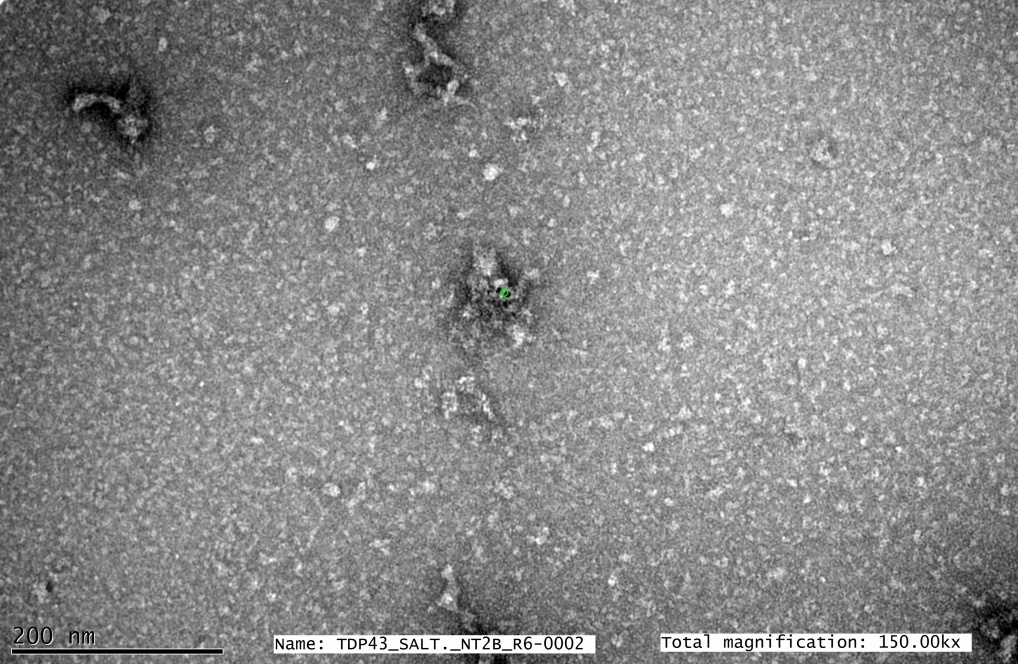
#> input picture samples/picked/0_picked.jpg, 1018 x 664 px; its folder holds only this picture in this run
$ python 4_keypoint2csv.py   (older library calls are emulated)
#> lines starting #> are read from the running program, lines starting #| are printed output that depends on the picture
### pygempick/spatialstats.py
#!/usr/bin/env python3
# -*- coding: utf-8 -*-
"""
Created on Wed May  9 18:49:45 2018

@author: joseph
"""
import pandas as pd
import numpy as np
import cv2
import scipy.misc as misc

#import pygempick module(s)
import pygempick.core as py

# [37 lines left out: functions gamma, pcf, pcf2d, not called in this run]

def record_kp(i, keypoints, data):
    '''
    i is the image number counter

    keypoints is the list of keypoints of Gold particles on image detected by Simple Blob detector.

    data is an empty pandas dataframe.

    '''
    #i is the image number
    if len(keypoints) > 0:
        #append x and y coordinates of keypoint center pixels
        n = len(keypoints) #number of particles in image
        x = np.zeros(n)
        y = np.zeros(n)

        k = 0 #k is the keypoint counter

        print(n)

        for keypoint in keypoints:
    ## save the x and y coordinates to a new array...

            x[k] = np.float(keypoint.pt[0])
            y[k] = np.float(keypoint.pt[1])

            k+=1

        df = pd.DataFrame({'x{}'.format(i): x, 'y{}'.format(i) : y})
        data = pd.concat([data,df], ignore_index=True, axis=1)
        return data, k

    else:
        return data, 0


# [60 lines left out: function bin2csv, not called in this run]

def bin2df(images):

    '''
    images is a set of images from folder using glob.glob() function,
    records the keypoint positions found in each image and outputs a pandas
    dataframe with detected keypoint centers in (x,y) pixel coordinates. S

    '''

    i = 0  #image counter
    j = 0 #total particles
    dup =0
    #------------------------
    #difine filtering paramaters
    pclap = 25 #HCLAP anchor value
    plog  = 20 #HLOG anchor value

    data = pd.DataFrame()
    #Change picking parameters per test set...
    #p = np.int(input('Center anchor of filter: '))
    minArea = np.int(input('Min Area to Detect: '))
#> the answer given: 100
    minCirc = np.float(input('Min Circularity: '))
#> the answer given: 3
    minCon = np.float(input('Min Concavity: '))
#> the answer given: 3
    minIner = np.float(input('Min Inertial Ratio: '))
#> the answer given: 3

    for image in images:

        orig_img = cv2.imread(image) ##reads specific test file
#> orig_img is the input picture: shape (664, 1018, 3); mean B, G, R 138.5, 138.5, 138.5
        output1 = py.hclap_filt(pclap, orig_img, 'no') #High Contrast Laplace Filtering!
#> in hclap_filt, `output = cv2.filter2D(image, -1, kernel)`:
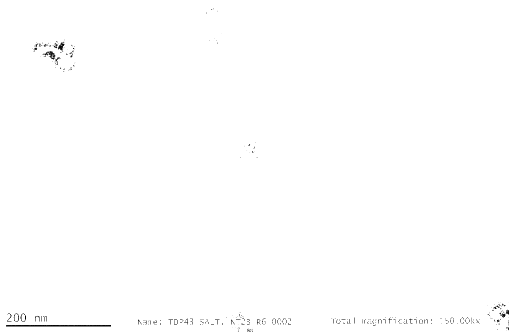
#> output: shape (664, 1018) (shown at 1/2 size); min 0, max 255, mean 254.1
        output2 = py.hlog_filt(plog, orig_img, 'no')
#> in hlog_filt, `output = cv2.filter2D(gray_img, -1, kernel)`:
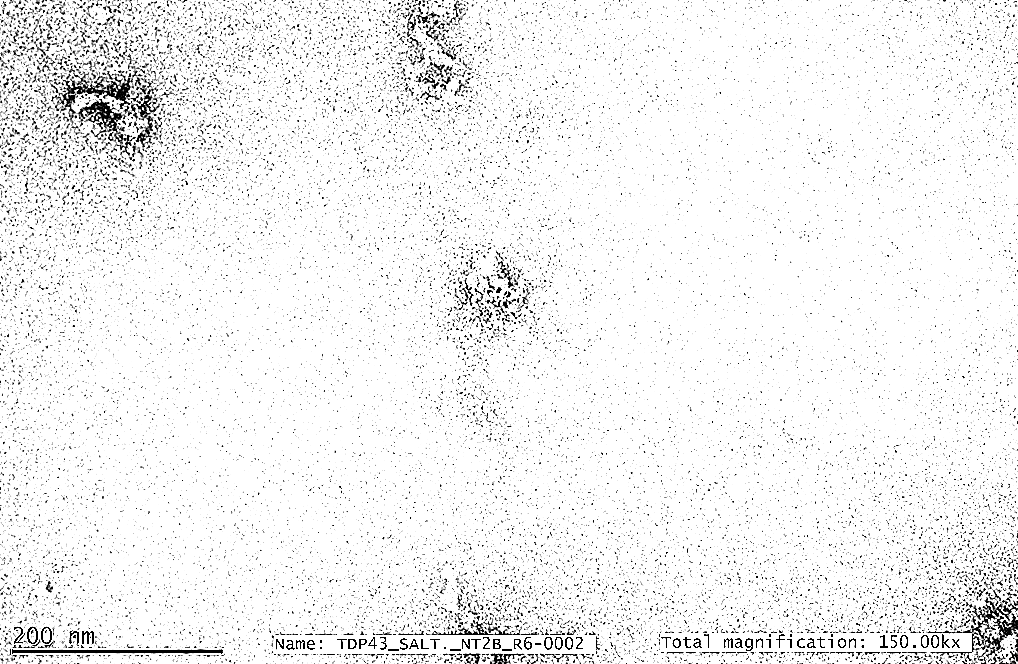
#> output: shape (664, 1018); min 0, max 255, mean 241.9

        #image, minArea, minCirc, minConv, minIner, minThres
        keypoints1 = py.pick(output1, minArea, minCirc, minCon , minIner, 0)
#> in pick, `keypoints1 = detector.detect(image)`: keypoints1 = ()
#> keypoints1 = ()
        keypoints2 = py.pick(output2, minArea, minCirc, minCon , minIner, 0)
#> keypoints2 = ()

        #this function removes duplicated detections
        keypoints1, dup1 = py.key_filt(keypoints1, keypoints2)
#> dup1 = 0

        #combine the two lists of keypoints
        keypoints = keypoints1 + keypoints2
#> keypoints = ()
        #record the subsequent keypoint centers and update the pandas dataframe
        data, k = record_kp(i,keypoints,data)
#> data = table of 0 rows and 0 columns; k = 0

        dup+=dup1 #duplicate counter
#> dup = 0
        j += k #particle counter
#> j = 0
        i+=1 #image counter

    print('{} particles in {} images with {} duplicates.'.format(j,i,dup))
#| 0 particles in 1 images with 0 duplicates.

    return data, j #returns data as df and total particles accounted...

# [117 lines left out: functions csv2pcf, keypoints2pcf, not called in this run]

### pygempick/core.py
"""
Created on Wed May  9 15:06:15 2018

@author: Joseph Marsilla
@email: joseph.marsilla@mail.utoronto.ca

"""
import numpy as np
import cv2

# [53 lines left out: functions file2compress, img2compress, back_eq, not called in this run]


##define the filter of the scaled 3x3 laplacian kernel...(High Contract LPF)
def hclap_filt(p,image, noise):

    '''
    New High Contrast Laplace Filter. Takes even and odd scaling parameters 5+, input is
    regular py.compress image output, if noise == 'yes' will add median blur after filter applied.

    '''

    image = cv2.cvtColor(image, cv2.COLOR_RGB2GRAY)

    kernel = np.array([[0,-1,0], [-1,p,-1], [0,-1,0]])

    output = cv2.filter2D(image, -1, kernel)

    if noise == 'yes':

        output = cv2.medianBlur(output,9)

    return output


def hlog_filt(p, image, noise):

    '''
    New High-Contrast Laplace of Gaussian Filter. Takes odd and even scaling #
    parameters 18+ , input image is regular py.compress image output,
    if noise == 'yes' will add median blur after filter applied.

    '''

    gray_img = cv2.cvtColor(image, cv2.COLOR_RGB2GRAY)

    kernel = np.array([[0,0,-1,0,0],[0,-1,-2,-1,0],[-1,-2,p,-2,-1],[0,-1,-2,-1,0],[0,0,-1,0,0]])

    output = cv2.filter2D(gray_img, -1, kernel)

    if noise == 'yes':

        output = cv2.medianBlur(output,9)

    return output


##define difference of Gaussian Filter as used w/ SIFT method...(Lowe,2004)
# [44 lines left out: functions dog_filt, bin_filt, not called in this run]


def pick(image, minAREA, minCIRC, minCONV, minINER, minTHRESH):
    '''
    image = resulting binary image from filter, minArea = lowest area in pixels
    of gold particle (20 px**2), lowest circularity of gold particle [.78 is square],
    minConv = lowest convextivity parameter (is there a space between detected
    particle - optimization with this parameter can help us differentiate between
    overlapping particles, minINER = minimum inertial ratio (filters particle
    based on their eliptical properties).

    Detects immunogold particles on filtered binary image by optimizing picking
    across 4 main paramaters using OpenCv's simple blob detector.

    Have to optimize for each set separately on a per class or per trial basis.

    '''
    # Set up the SimpleBlobdetector with default parameters.
    params = cv2.SimpleBlobDetector_Params()

    if minAREA > 0:
        # Filter by Area.
        params.filterByArea = True
        params.minArea = minAREA

    if minCIRC > 0:
        # Filter by Circularity
        params.filterByCircularity = True
        params.minCircularity = minCIRC

    if minCONV > 0:
        # Filter by Convexity
        params.filterByConvexity = True
        params.minConvexity = minCONV

    if minINER > 0:
        #  Filter by Inertia - fix this by theory (what does gold particle look like?)
        params.filterByInertia =True
        params.minInertiaRatio = minINER

    if minTHRESH > 0:
        # Change thresholds
        params.minThreshold = 0;
        params.maxThreshold = minTHRESH;

    else:
         params.maxThreshold = 255;

    detector = cv2.SimpleBlobDetector_create(params)

    keypoints1 = detector.detect(image)

    return keypoints1

def key_filt(keypoints1,keypoints2):

    '''
    If there are any similar keypoints between two filtering methods used,
    This will find and remove duplicates in one list.
    '''
    duplicates = 0

    if len(keypoints1) != 0 and len(keypoints2) != 0:

        newk1 = keypoints1
        for k1 in keypoints1:
            for k2 in keypoints2:

                if int(k1.pt[0]) == int(k2.pt[0]) and int(k1.pt[1]) == int(k2.pt[1]):
                    #if condition is met then one duplicate is removed from
                    #duplicated list above...
                    newk1.remove(k1)
                    duplicates += 1

        return newk1, duplicates

    else:

        return keypoints1, duplicates


# [146 lines left out: functions snapshots, laplace_of_gaussian, not called in this run]

### supdocs/4_keypoint2csv.py
#!/usr/bin/env python3
# -*- coding: utf-8 -*-
# =============================================================================
# Code for TUTORIAL 3 of pygempick module - Detected Keypoint Center Recording
# =============================================================================


"""
Created on Fri Oct  6 16:19:36 2017

@author: Joseph Marsilla, MIT

Here we ouline the procedure for plotting the PCF (pair-wise correlation function)
From the cross-correlation function data at given radiu(s) in select image.

We sum up the probabilitiey for finding particles from r to r+dr and for each
interval we calculate K at every r in each image. Then we sum up all the K values
for every image and basically take it's average with the particle density
of the image taken into account.

For a Homogeneous poisson process - U is a point of X labels that does NOT
affect the other point. We then compare Kactual vs Ktheroetical if we were seeing
a poisson process equal to (np.pi*r**2). This is the PCF

"""

##change parameters of blob detection
##add more thresholds to compare
##for each test

import glob
import pygempick.spatialstats as spa

images = glob.glob('/media/joseph/Joe\'s USB/ALL - V30M/V30M-ANTITTR/LAP-V30M-Antittr/picked/*.jpg')

#use these parameters >> keypoints1 = py.pick(output1, 37, .71, .5 , .5, 0)

N = len(images)
data, blobs = spa.bin2df(images)
#> data = table of 0 rows and 0 columns; blobs = 0
file = input("Name your file")
#> the answer given: ../samples/picked/0_picked.jpg
data.to_csv('{}'.format(file),index=False)
print('Number of Images is: {}.'.format(N))

$ run again, on samples/picked/1_picked.jpg
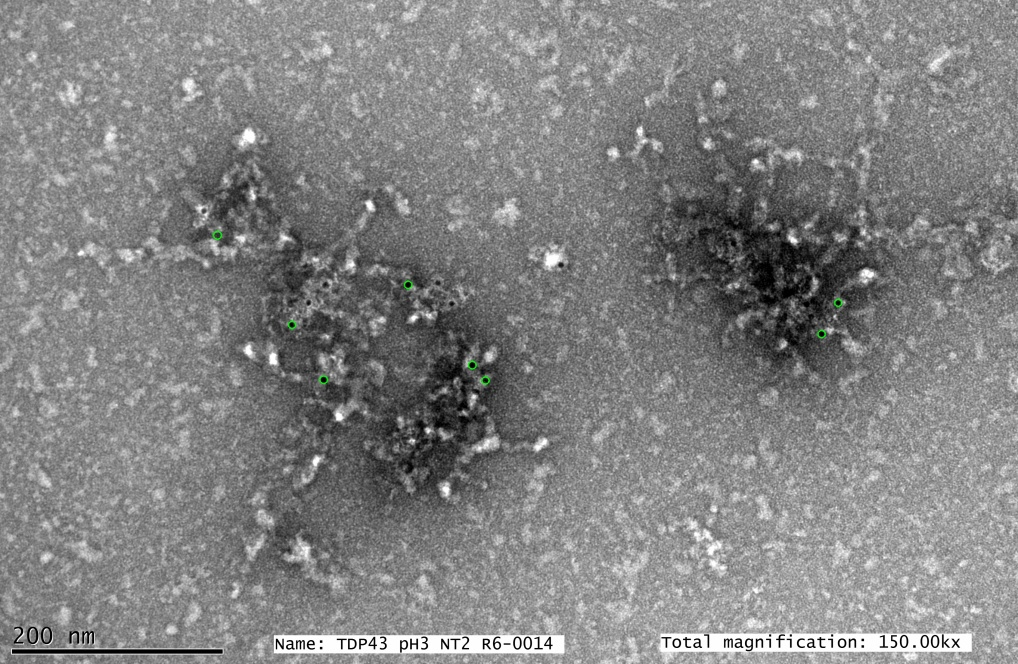
#> input picture samples/picked/1_picked.jpg, 1018 x 664 px
#> in bin2df, orig_img is the input picture: shape (664, 1018, 3); mean B, G, R 131, 131, 131
#> in hclap_filt, `output = cv2.filter2D(image, -1, kernel)`:
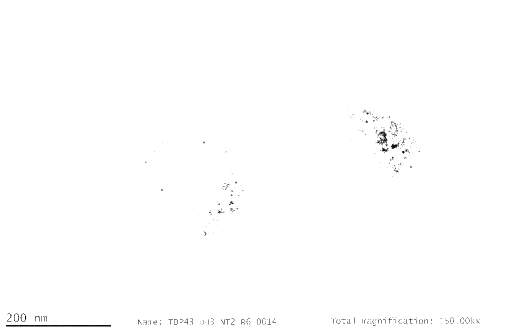
#> output: shape (664, 1018) (shown at 1/2 size); min 0, max 255, mean 254.1
#> in hlog_filt, `output = cv2.filter2D(gray_img, -1, kernel)`:
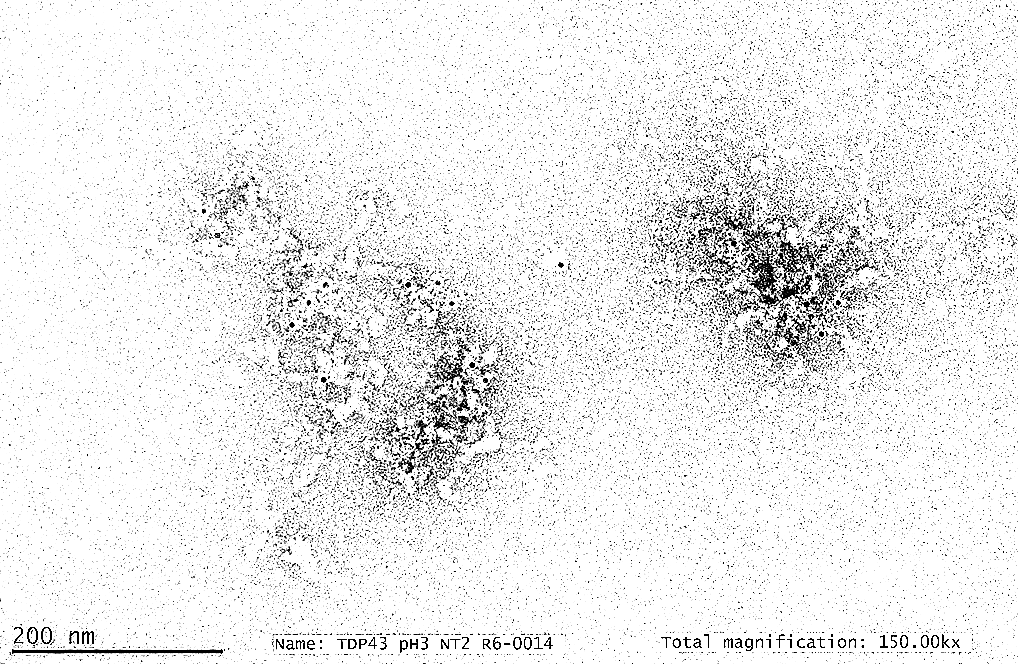
#> output: shape (664, 1018); min 0, max 255, mean 236.2
#> in pick, `keypoints1 = detector.detect(image)`: keypoints1 = ()
#> dup1 = 0
#> keypoints = ()
#> in bin2df, `data, k = record_kp(i,keypoints,data)`: data = table of 0 rows and 0 columns; k = 0
#| 0 particles in 1 images with 0 duplicates.
#> `data, blobs = spa.bin2df(images)`: data = table of 0 rows and 0 columns; blobs = 0

$ run again, on samples/picked/2_picked.jpg
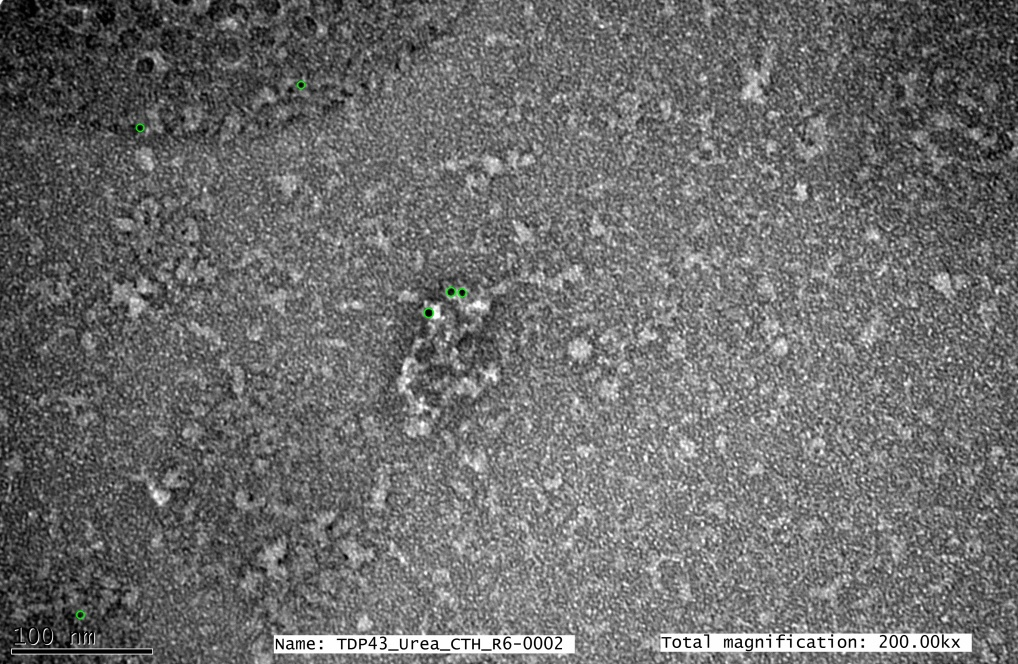
#> input picture samples/picked/2_picked.jpg, 1018 x 664 px
#> in bin2df, orig_img is the input picture: shape (664, 1018, 3); mean B, G, R 109.1, 109.1, 109.1
#> in hclap_filt, `output = cv2.filter2D(image, -1, kernel)`:
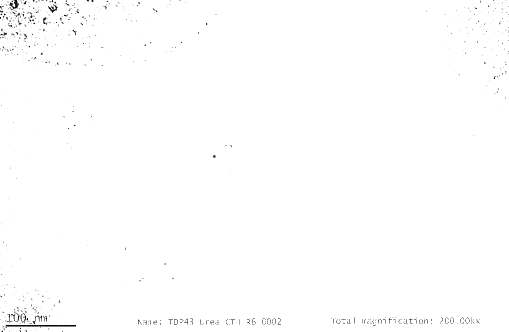
#> output: shape (664, 1018) (shown at 1/2 size); min 0, max 255, mean 253.8
#> in hlog_filt, `output = cv2.filter2D(gray_img, -1, kernel)`:
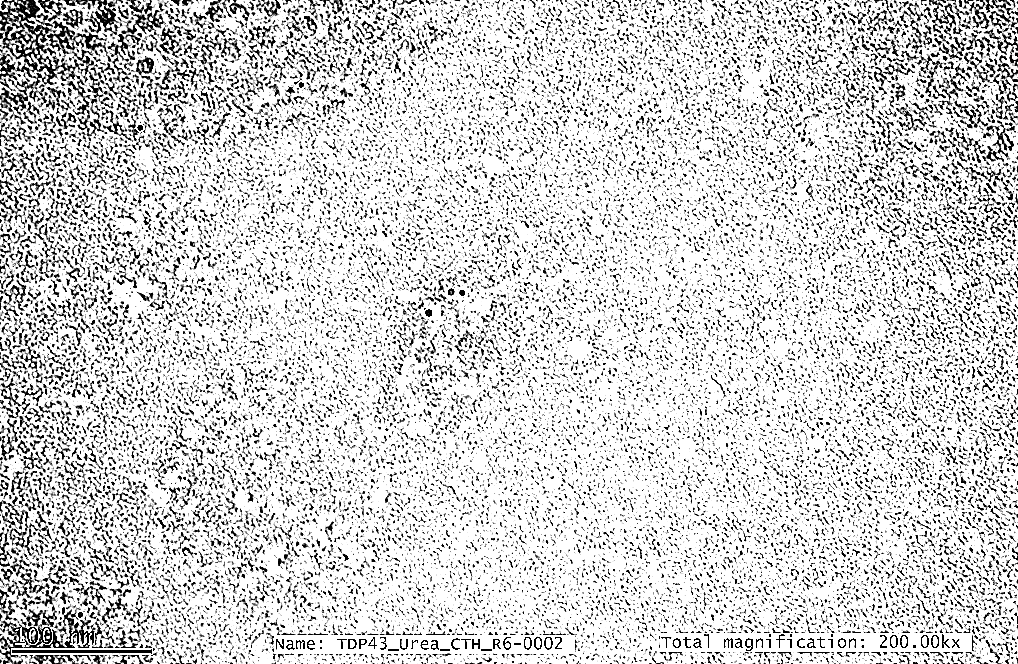
#> output: shape (664, 1018); min 0, max 255, mean 209.3
#> in pick, `keypoints1 = detector.detect(image)`: keypoints1 = ()
#> dup1 = 0
#> keypoints = ()
#> in bin2df, `data, k = record_kp(i,keypoints,data)`: data = table of 0 rows and 0 columns; k = 0
#| 0 particles in 1 images with 0 duplicates.
#> `data, blobs = spa.bin2df(images)`: data = table of 0 rows and 0 columns; blobs = 0
